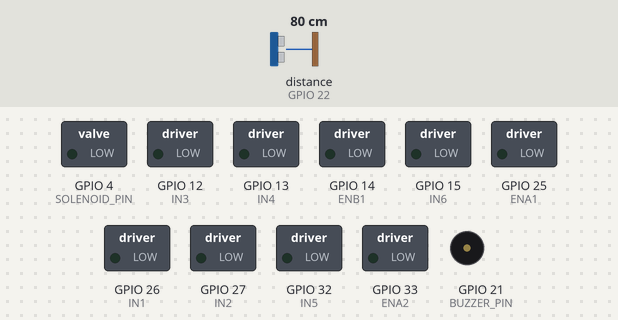
Simulated run of this sketch. Board: ESP32. Parts: switched loads named in the sketch (green lamp = pin HIGH), buzzer (waves = sounding, pin HIGH). The inputs (shaded band) are chosen by the test bench; at power-on: distance to the obstacle (sensor on GPIO 22) 80 cm. The echo pulse lasts 58.3 µs per cm; WiFi joins after 1.5 s; servers stay silent unless stated; no MQTT or app messages arrive unless stated; pins used as bus, display or sensor lines are not drawn; what the sketch prints to the serial monitor is not drawn.

Above: at 14.3 s.
14.4 s: distance to the obstacle (sensor on GPIO 22) set to 12 cm
15.9 s: distance to the obstacle (sensor on GPIO 22) set to 9 cm
At 16.7 s:
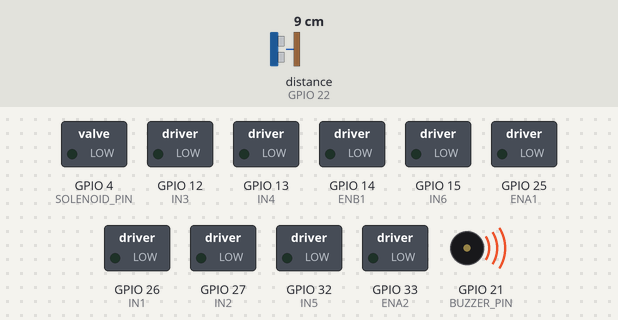
20.4 s: distance to the obstacle (sensor on GPIO 22) set to 18 cm
At 21.6 s:
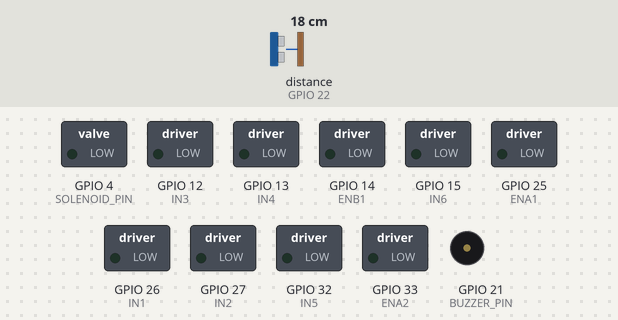
21.9 s: distance to the obstacle (sensor on GPIO 22) set to 2 cm
At 23.1 s:
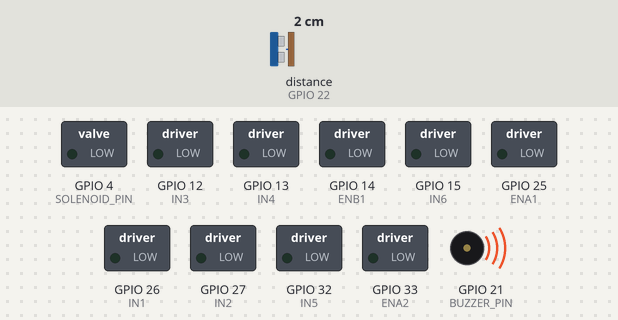
Timing chart, 0 to 24.4 s (numbered marks = the images above; inputs shaded):
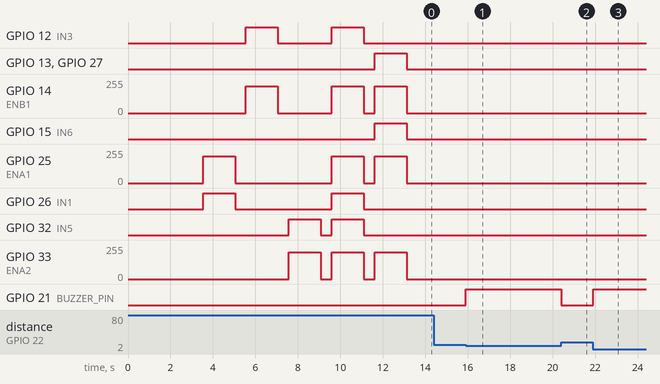

Measured:
- the behaviour switches between 11 and 10 cm on distance to the obstacle (sensor on GPIO 22) (found by bisection; images 0 and 1)
- after the input at 14.4 s, every drawn part: stays the same
- after the input at 15.9 s, GPIO 21 (BUZZER_PIN): LOW → HIGH at once
- after the input at 20.4 s, GPIO 21 (BUZZER_PIN): HIGH → LOW at once
- after the input at 21.9 s, GPIO 21 (BUZZER_PIN): LOW → HIGH at once

The sketch:

esp32.ino
```cpp
#include <WiFi.h>
#include <PubSubClient.h>
#include <ArduinoJson.h>

// =========================
// WIFI CONFIG
// =========================
const char* ssid = "Redmi 13";
const char* password = "iyapunyarael";

// =========================
// MQTT CONFIG
// =========================
const char* mqtt_server = "broker.hivemq.com";
const int mqtt_port = 1883;

WiFiClient espClient;
PubSubClient client(espClient);

// =========================
// MOTOR PINS (SESUAI KODE AWAL)
// =========================
#define ENA1 25
#define IN1 26
#define IN2 27

#define ENB1 14
#define IN3 12
#define IN4 13

#define ENA2 33
#define IN5 32
#define IN6 15

// =========================
// SOLENOID (SHOOTER)
// =========================
#define SOLENOID_PIN 4

// =========================
// ULTRASONIC
// =========================
#define TRIG_PIN 23
#define ECHO_PIN 22

// =========================
// BUZZER
// =========================
#define BUZZER_PIN 21

// =========================
// SAFETY TIMER
// =========================
unsigned long lastCommandTime = 0;
const unsigned long SAFETY_TIMEOUT = 500;

// =========================
// POWER BOOST SETTINGS
// =========================
int minPower = 120;     // Power minimal agar motor bisa start di karpet
int maxPower = 255;     // Power maksimum

// =========================
// WiFi CONNECTION
// =========================
void setup_wifi() {
  Serial.println();
  Serial.print("Connecting WiFi ");

  WiFi.begin(ssid, password);

  while (WiFi.status() != WL_CONNECTED) {
    delay(500);
    Serial.print(".");
  }

  Serial.println();
  Serial.println("WiFi Connected");
  Serial.print("IP : ");
  Serial.println(WiFi.localIP());
}

// =========================
// MOTOR CONTROL (SESUAI KODE AWAL)
// =========================
void setMotor(int pwmPin, int in1, int in2, int speedVal) {
  // Boost power untuk karpet
  if (speedVal > 0 && speedVal < minPower) {
    speedVal = minPower;
  }
  if (speedVal < 0 && speedVal > -minPower) {
    speedVal = -minPower;
  }

  speedVal = constrain(speedVal, -maxPower, maxPower);

  if(speedVal > 0) {
    digitalWrite(in1, HIGH);
    digitalWrite(in2, LOW);
    ledcWrite(pwmPin, speedVal);
    Serial.printf("  PWM %d: %d FORWARD\n", pwmPin, speedVal);
  }
  else if(speedVal < 0) {
    digitalWrite(in1, LOW);
    digitalWrite(in2, HIGH);
    ledcWrite(pwmPin, abs(speedVal));
    Serial.printf("  PWM %d: %d BACKWARD\n", pwmPin, abs(speedVal));
  }
  else {
    digitalWrite(in1, LOW);
    digitalWrite(in2, LOW);
    ledcWrite(pwmPin, 0);
    Serial.printf("  PWM %d: STOP\n", pwmPin);
  }
}

// =========================
// MOTOR COMMAND LANGSUNG (KIWI DRIVE TAPI KITA UBAH)
// =========================
void moveMotors(int motorKiri, int motorKanan, int motorBelakang) {
  Serial.println("=================================");
  Serial.printf("MOTOR CMD: Kiri=%d, Kanan=%d, Belakang=%d\n",
                motorKiri, motorKanan, motorBelakang);

  // Motor 1 = Depan Kiri (ENA1, IN1, IN2)
  setMotor(ENA1, IN1, IN2, motorKiri);

  // Motor 2 = Depan Kanan (ENB1, IN3, IN4)
  setMotor(ENB1, IN3, IN4, motorKanan);

  // Motor 3 = Belakang (ENA2, IN5, IN6)
  setMotor(ENA2, IN5, IN6, motorBelakang);

  Serial.println("=================================\n");
}

// =========================
// GERAKAN DASAR
// =========================
void maju(int speed) {
  int s = constrain(speed, 0, maxPower);
  moveMotors(s, s, s);
  Serial.printf(">> MAJU (%d)\n", s);
}

void mundur(int speed) {
  int s = constrain(speed, 0, maxPower);
  moveMotors(-s, -s, -s);
  Serial.printf(">> MUNDUR (%d)\n", s);
}

void geserKiri(int speed) {
  int s = constrain(speed, 0, maxPower);
  moveMotors(-s, s, 0);
  Serial.printf(">> GESER KIRI (%d)\n", s);
}

void geserKanan(int speed) {
  int s = constrain(speed, 0, maxPower);
  moveMotors(s, -s, 0);
  Serial.printf(">> GESER KANAN (%d)\n", s);
}

void rotasiKiri(int speed) {
  int s = constrain(speed, 0, maxPower);
  moveMotors(-s, s, -s);
  Serial.printf(">> ROTASI KIRI (%d)\n", s);
}

void rotasiKanan(int speed) {
  int s = constrain(speed, 0, maxPower);
  moveMotors(s, -s, s);
  Serial.printf(">> ROTASI KANAN (%d)\n", s);
}

void stopRobot() {
  moveMotors(0, 0, 0);
  Serial.println(">> STOP");
}

// =========================
// SOLENOID / KICKER
// =========================
void kick() {
  Serial.println(">> KICK / SHOOT!");
  digitalWrite(SOLENOID_PIN, HIGH);
  delay(200);
  digitalWrite(SOLENOID_PIN, LOW);
}

// =========================
// ULTRASONIC SENSOR
// =========================
float bacaJarak() {
  digitalWrite(TRIG_PIN, LOW);
  delayMicroseconds(2);

  digitalWrite(TRIG_PIN, HIGH);
  delayMicroseconds(10);
  digitalWrite(TRIG_PIN, LOW);

  long duration = pulseIn(ECHO_PIN, HIGH, 30000);

  if(duration == 0) return -1;

  return duration * 0.0343 / 2.0;
}

// =========================
// MQTT CALLBACK
// =========================
void callback(char* topic, byte* payload, unsigned int length) {
  String data;

  for(unsigned int i = 0; i < length; i++) {
    data += (char)payload[i];
  }

  Serial.print("Topic : ");
  Serial.println(topic);
  Serial.print("Payload : ");
  Serial.println(data);

  if(String(topic) == "robot/cmd") {
    StaticJsonDocument<128> doc;
    DeserializationError err = deserializeJson(doc, data);

    if(!err) {
      String action = doc["action"];
      int speed = doc["speed"] | 150;

      lastCommandTime = millis();

      if(action == "maju") {
        maju(speed);
      }
      else if(action == "mundur") {
        mundur(speed);
      }
      else if(action == "geserKiri") {
        geserKiri(speed);
      }
      else if(action == "geserKanan") {
        geserKanan(speed);
      }
      else if(action == "rotasiKiri") {
        rotasiKiri(speed);
      }
      else if(action == "rotasiKanan") {
        rotasiKanan(speed);
      }
      else if(action == "stop") {
        stopRobot();
      }
      else if(action == "kick") {
        kick();
      }
    } else {
      Serial.print("JSON Error: ");
      Serial.println(err.c_str());
    }
  }
}

// =========================
// MQTT RECONNECT
// =========================
void reconnect() {
  while(!client.connected()) {
    Serial.println("MQTT Connecting...");

    if(client.connect("ESP32_KIWI")) {
      Serial.println("MQTT Connected");

      client.subscribe("robot/cmd");
      Serial.println("Subscribed to: robot/cmd");
    }
    else {
      Serial.print("Failed, rc=");
      Serial.println(client.state());
      delay(2000);
    }
  }
}

// =========================
// TEST MOTOR SATU PERSATU
// =========================
void testAllMotors() {
  Serial.println("\n========== MOTOR TEST ==========");

  Serial.println("\n1. Test Motor KIRI (Depan Kiri) - Maju");
  moveMotors(200, 0, 0);
  delay(1500);
  stopRobot();
  delay(500);

  Serial.println("\n2. Test Motor KANAN (Depan Kanan) - Maju");
  moveMotors(0, 200, 0);
  delay(1500);
  stopRobot();
  delay(500);

  Serial.println("\n3. Test Motor BELAKANG - Maju");
  moveMotors(0, 0, 200);
  delay(1500);
  stopRobot();
  delay(500);

  Serial.println("\n4. Test SEMUA MOTOR Maju");
  maju(200);
  delay(1500);
  stopRobot();
  delay(500);

  Serial.println("\n5. Test SEMUA MOTOR Mundur");
  mundur(200);
  delay(1500);
  stopRobot();

  Serial.println("\n========== TEST SELESAI ==========");
}

// =========================
// SETUP
// =========================
void setup() {
  Serial.begin(115200);
  Serial.println("\n==================================");
  Serial.println("ROBO-3 MECANUM 3-WHEEL CONTROLLER");
  Serial.println("WITH POWER BOOST FOR CARPET");
  Serial.println("==================================\n");

  // Setup motor pins
  pinMode(IN1, OUTPUT);
  pinMode(IN2, OUTPUT);
  pinMode(IN3, OUTPUT);
  pinMode(IN4, OUTPUT);
  pinMode(IN5, OUTPUT);
  pinMode(IN6, OUTPUT);

  // Setup solenoid
  pinMode(SOLENOID_PIN, OUTPUT);
  digitalWrite(SOLENOID_PIN, LOW);

  // Setup ultrasonic
  pinMode(TRIG_PIN, OUTPUT);
  pinMode(ECHO_PIN, INPUT);

  // Setup buzzer
  pinMode(BUZZER_PIN, OUTPUT);
  digitalWrite(BUZZER_PIN, LOW);

  // Setup PWM (CARA YANG SUDAH TERBUKTI BEKERJA)
  ledcAttach(ENA1, 1000, 8);
  ledcAttach(ENB1, 1000, 8);
  ledcAttach(ENA2, 1000, 8);

  // Stop all motors
  stopRobot();

  // Connect to WiFi
  setup_wifi();

  // Setup MQTT
  client.setServer(mqtt_server, mqtt_port);
  client.setCallback(callback);

  lastCommandTime = millis();

  Serial.println("\nSystem Ready!");
  Serial.println("Waiting for MQTT connection...\n");

  // JALANKAN TEST MOTOR (UNCOMMENT UNTUK TESTING)
  delay(2000);
  testAllMotors();
}

// =========================
// LOOP
// =========================
void loop() {
  if(!client.connected()) {
    reconnect();
  }
  client.loop();

  // Safety stop
  if(millis() - lastCommandTime > SAFETY_TIMEOUT) {
    static bool wasStopped = false;
    if(!wasStopped) {
      stopRobot();
      wasStopped = true;
      Serial.println("SAFETY: Auto-stop (no command)");
    }
  }

  // Ultrasonic untuk obstacle
  float jarak = bacaJarak();

  if(jarak > 0 && jarak <= 10) {
    digitalWrite(BUZZER_PIN, HIGH);
  } else {
    digitalWrite(BUZZER_PIN, LOW);
  }

  delay(20);
}
```
